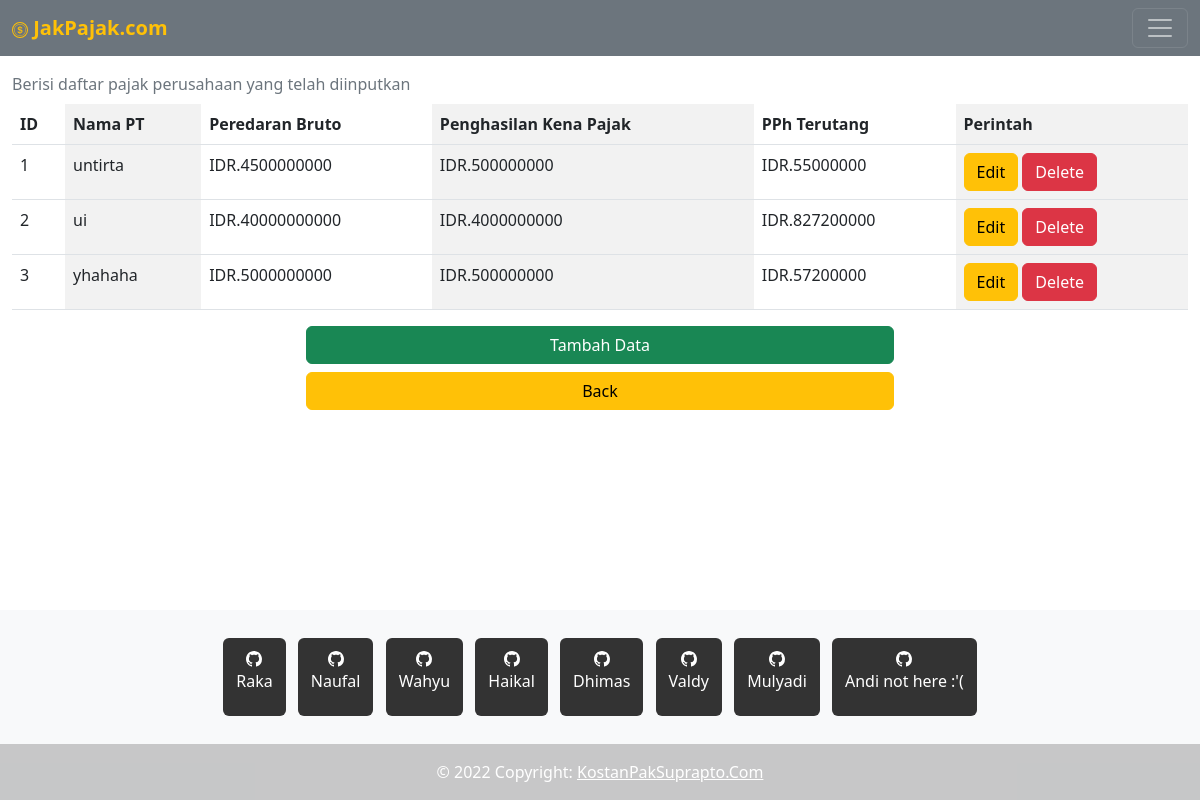
The app's page /jakpajak.com/indexuser/pajak/daftarpajakperusahaan.php with its own data.
### tables this page shows
CREATE TABLE `data_perusahaan` (
  `id` int(11) NOT NULL,
  `namapt` varchar(255) NOT NULL,
  `bruto` bigint(20) NOT NULL,
  `pkp` bigint(20) NOT NULL,
  `pph` bigint(20) NOT NULL
);

### jakpajak.com/indexuser/pajak/daftarpajakperusahaan.php (the view, shortened to what this page needs)
<?php
    include_once("konek.php");
    $result = mysqli_query($conn, "SELECT * FROM data_perusahaan");
?>
<!DOCTYPE html>
<html lang="en">
<head>
    <link href="https://cdn.jsdelivr.net/npm/bootstrap@5.2.3/dist/css/bootstrap.min.css" rel="stylesheet"
>
</head>
<body class="d-flex flex-column min-vh-100">
    <header>
        <nav class="navbar navbar-dark bg-secondary fixed-top">
            <div class="container-fluid">
                <a class="navbar-brand text-warning" href="#">
                    <span class="fs-5 fw-semibold">JakPajak.com</span>
                </a>
                <button-toggle class="navbar-toggler" type="button" data-bs-toggle="offcanvas"
                    data-bs-target="#offcanvasDarkNavbar" aria-controls="offcanvasDarkNavbar">
                    <span class="navbar-toggler-icon"></span>
                </button-toggle>
            </div>
        </nav>
    </header>
    <main class="mt-3 mb-5">
        <nav class="mt-5 container-fluid">
            <table class="table table-hover table-striped-columns caption-top">
                <caption>Berisi daftar pajak perusahaan yang telah diinputkan</caption>
                <thead>
                    <tr>
                        <th scope="col">ID</th>
                        <th scope="col">Nama PT</th>
                        <th scope="col">Peredaran Bruto</th>
                        <th scope="col">Penghasilan Kena Pajak</th>
                        <th scope="col">PPh Terutang</th>
                        <th scope="col">Perintah</th>
                    </tr>
                </thead>
                <?php
                    $no = 1;
                    while ($user_data = mysqli_fetch_array($result)):
                ?>
                <tbody>
                    <tr>
                        <td><?php echo $no++?></td>
                        <td><?php echo $user_data['namapt'] ?></td>
                        <td>IDR.<?php echo $user_data['bruto'] ?></td>
                        <td>IDR.<?php echo $user_data['pkp'] ?></td>
                        <td>IDR.<?php echo $user_data['pph'] ?></td>
                        <td>
                            <a class='btn btn-warning' href="#" data-bs-toggle="modal"
                                data-bs-target="#updata<?php echo $no ?>">Edit</a>
                            <a onclick=delete_data(<?=$user_data['id']?>) class='btn btn-danger'>Delete</a>
                        </td>
                    </tr>
                </tbody>
                <?php endwhile; ?>
            </table>
            <div class="d-grid gap-2 col-6 mx-auto">
                <a class="btn btn-success" type="button" data-bs-toggle="modal" data-bs-target="#adddata">Tambah
                    Data</a>
                <a class="btn btn-warning" type="button" href="../homeuser.html">Back</a>
            </div>
        </nav>
    </main>
    <footer class="bg-light text-center text-white footer mt-auto">
        <div class="container p-4 pb-0">
            <section class="mb-4">
                <a class="btn text-white btn-floating m-1" style="background-color: #333333;"
                    href="https://github.com/raanui21" role="button">
                    <p>Raka</p>
                </a>
                <a class="btn text-white btn-floating m-1" style="background-color: #333333;"
                    href="https://github.com/nflnsr" role="button">
                    <p>Naufal</p>
                </a>
                <a class="btn text-white btn-floating m-1" style="background-color: #333333;"
                    href="https://github.com/Waafre" role="button">
                    <p>Wahyu</p>
                </a>
                <a class="btn text-white btn-floating m-1" style="background-color: #333333;"
                    href="https://github.com/HaikalAzka19" role="button">
                    <p>Haikal</p>
                </a>
                <a class="btn text-white btn-floating m-1" style="background-color: #333333;"
                    href="https://github.com/IceScout26" role="button">
                    <p>Dhimas</p>
                </a>
                <a class="btn text-white btn-floating m-1" style="background-color: #333333;"
                    href="https://github.com/elysiamori" role="button">
                    <p>Valdy</p>
                </a>
                <a class="btn text-white btn-floating m-1" style="background-color: #333333;"
                    href="https://github.com/LyAmurus" role="button">
                    <p>Mulyadi</p>
                </a>
                <a class="btn text-white btn-floating m-1" style="background-color: #333333;" href="#!"
                    role="button">
                    <p>Andi not here :'(</p>
                </a>
            </section>
        </div>
        <div class="text-center p-3" style="background-color: rgba(0, 0, 0, 0.2);">
            © 2022 Copyright:
            <a class="text-white" href="#">KostanPakSuprapto.Com</a>
        </div>
    </footer>
</body>
</html>

### records on screen
data_perusahaan: namapt "untirta", bruto "4500000000", pkp "500000000", pph "55000000"
data_perusahaan: namapt "ui", bruto "40000000000", pkp "4000000000", pph "827200000"
data_perusahaan: namapt "yhahaha", bruto "5000000000", pkp "500000000", pph "57200000"
